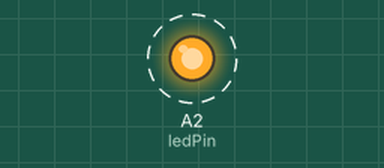
This sketch was run on a simulated Arduino Uno, built with avr-gcc and run on an emulated ATmega328P. On the bench: output pins drawn as LEDs (lit = HIGH). Dashed ring = blinking.

Above: at 0.2 s.
Timing chart, 0 to 3.0 s (numbered marks = the images above):
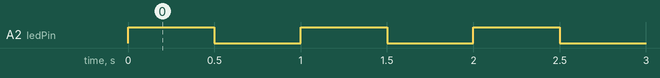

Measured:
- by itself, A2 (ledPin): alternates HIGH for 0.50 s and LOW for 0.50 s

The sketch:

A_BlinkLed.ino
```cpp
const int ledPin = A2;

void setup() {
  pinMode(ledPin, OUTPUT);
  Serial.begin(9600);
}

void loop() {
  digitalWrite(ledPin, HIGH);  // turn the LED on (HIGH is the voltage level)
  delay(500);                  // wait for a second
  digitalWrite(ledPin, LOW);   // turn the LED off by making the voltage LOW
  delay(500);                  // wait for a second
}

// TODO: Read Button
//       Serielle Schnittstelle
```
